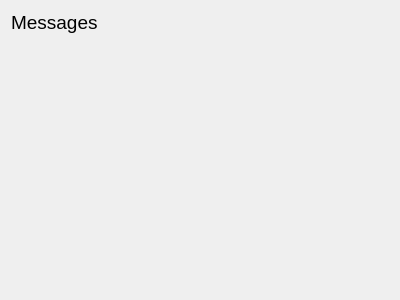
<?xml version="1.0" encoding="UTF-8"?>
<ui version="4.0">
 <class>ServerWidget</class>
 <widget class="QWidget" name="ServerWidget">
  <property name="geometry">
   <rect>
    <x>0</x>
    <y>0</y>
    <width>400</width>
    <height>300</height>
   </rect>
  </property>
  <property name="windowTitle">
   <string>Form</string>
  </property>
  <layout class="QVBoxLayout" name="verticalLayout">
   <item>
    <widget class="QLabel" name="label_2">
     <property name="font">
      <font>
       <pointsize>14</pointsize>
      </font>
     </property>
     <property name="text">
      <string>Messages</string>
     </property>
    </widget>
   </item>
   <item>
    <widget class="QLabel" name="label">
     <property name="text">
      <string/>
     </property>
    </widget>
   </item>
   <item>
    <spacer name="verticalSpacer">
     <property name="orientation">
      <enum>Qt::Vertical</enum>
     </property>
     <property name="sizeHint" stdset="0">
      <size>
       <width>20</width>
       <height>40</height>
      </size>
     </property>
    </spacer>
   </item>
  </layout>
 </widget>
 <resources/>
 <connections/>
</ui>
